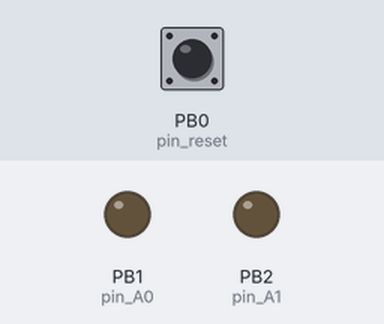
The sketch below on a simulated ATtiny85, built with avr-gcc and run on an emulated ATtiny85. On the bench: output pins drawn as LEDs (lit = HIGH). Inputs (shaded band) come from the test bench; at power-on: PB0 (pin_reset) HIGH.

Above: at 1.2 s.
1.3 s: PB0 (pin_reset) pulled LOW for 1 s
At 3.3 s:
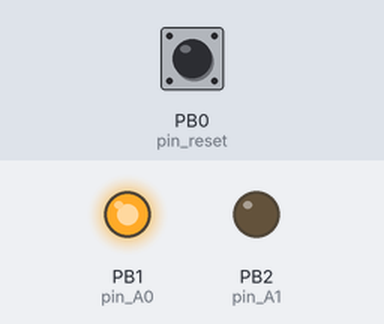
3.8 s: PB0 (pin_reset) pulled LOW for 3.2 s
At 5.2 s:
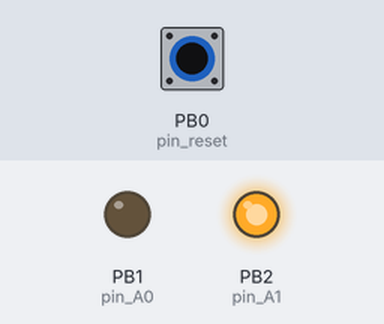
8.5 s: PB0 (pin_reset) pulled LOW for 1 s
At 9.9 s:
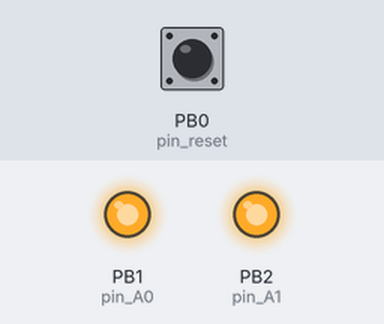
Timing chart, 0 to 11.5 s (numbered marks = the images above; inputs shaded):
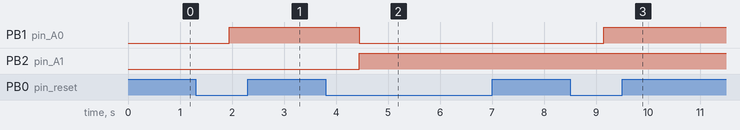

Measured:
- after the input at 1.3 s, PB1 (pin_A0): LOW → HIGH after 0.65 s
- after the input at 3.8 s, PB1 (pin_A0): HIGH → LOW after 0.65 s; PB2 (pin_A1): LOW → HIGH after 0.65 s
- after the input at 8.5 s, PB1 (pin_A0): LOW → HIGH after 0.65 s

The sketch:

c16multirom-attiny.ino
```cpp
// IDE: ATtiny25/45/85, internal 1MHz
// 1MHz is the default speed, no need to switch fuses to 8MHz
// compile to HEX (Sketch->Export compiled binary) and burn using TL866-II
//
// ROM bank switcher: detects long presses on system /RESET line,
// cycles through 4 banks (00 -> 01 -> 10 -> 11 -> 00 ...) on two output pins.
// Normal/short resets are ignored. State resets to 00 on every power-on.

// pinout
//   /RESET 1  U  8 VCC
//   A3/PB3 2     7 PB2 --> output: bank address A1 (MSB)
//   A2/PB4 3     6 PB1 --> output: bank address A0 (LSB)
//      GND 4     5 PB0 <-- input: system /RESET (active low)

#define LONG_PRESS_MS  600
#define DEBOUNCE_MS    50

const uint8_t pin_A0    = 1; // PB1, pin 6 -- bank address bit 1
const uint8_t pin_A1    = 2; // PB2, pin 7 -- system /RESET sense
const uint8_t pin_reset = 0; // PB0, pin 5 -- bank address bit 0

uint8_t bank = 0;

static void applyBank() {
  digitalWrite(pin_A0, bank & 1);
  digitalWrite(pin_A1, (bank >> 1) & 1);
}

void setup() {
  pinMode(pin_A0, OUTPUT);
  pinMode(pin_A1, OUTPUT);
  applyBank();

  pinMode(pin_reset, INPUT_PULLUP);

  // Wait for the system to release /RESET after power-on.
  // This avoids treating the power-on reset as a long press.
  while (digitalRead(pin_reset) == LOW)
    ;
  delay(DEBOUNCE_MS);
}

void loop() {
  // Wait for /RESET to be asserted (pulled LOW)
  if (digitalRead(pin_reset) != LOW)
    return;

  delay(DEBOUNCE_MS);
  if (digitalRead(pin_reset) != LOW)
    return;

  // /RESET is confirmed LOW -- start timing
  unsigned long pressed_at = millis();

  while (digitalRead(pin_reset) == LOW) {
    if (millis() - pressed_at >= LONG_PRESS_MS) {
      // Long press detected -- advance bank while system is held in reset
      bank = (bank + 1) & 3;
      applyBank();

      // Wait for button release
      while (digitalRead(pin_reset) == LOW)
        ;
      delay(DEBOUNCE_MS);
      return;
    }
  }
  // /RESET released before threshold -- short press, ignore
  delay(DEBOUNCE_MS);
}
```
